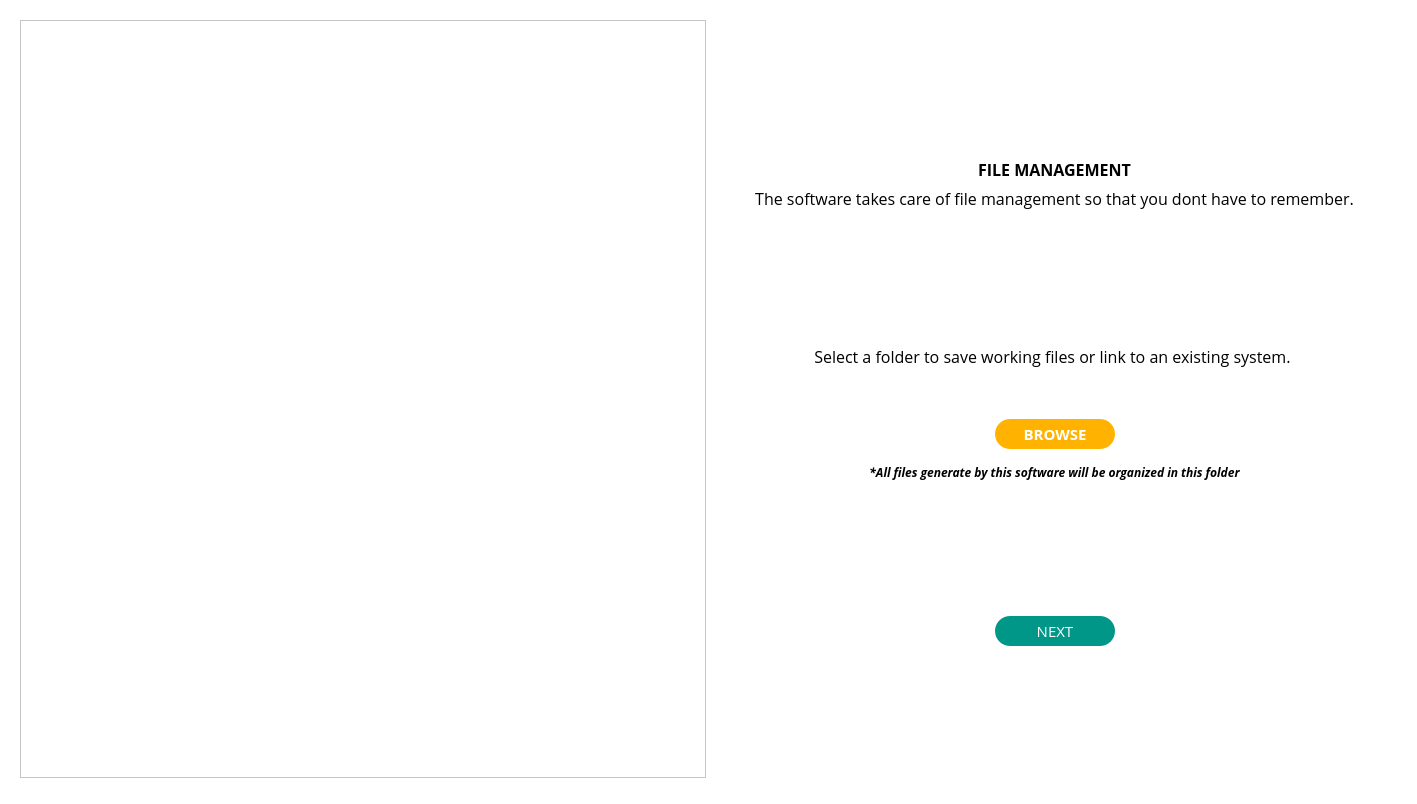
<?xml version="1.0" encoding="UTF-8"?>
<ui version="4.0">
 <class>Form</class>
 <widget class="QWidget" name="Form">
  <property name="geometry">
   <rect>
    <x>0</x>
    <y>0</y>
    <width>1417</width>
    <height>804</height>
   </rect>
  </property>
  <property name="windowTitle">
   <string/>
  </property>
  <property name="styleSheet">
   <string notr="true">background-color: rgb(255, 255, 255);</string>
  </property>
  <layout class="QGridLayout" name="gridLayout">
   <item row="0" column="0">
    <widget class="QWidget" name="widget" native="true">
     <property name="sizePolicy">
      <sizepolicy hsizetype="Expanding" vsizetype="Expanding">
       <horstretch>0</horstretch>
       <verstretch>0</verstretch>
      </sizepolicy>
     </property>
     <property name="autoFillBackground">
      <bool>false</bool>
     </property>
     <property name="styleSheet">
      <string notr="true">background-color: rgb(255, 255, 255);
</string>
     </property>
     <layout class="QGridLayout" name="gridLayout_2">
      <item row="0" column="0">
       <widget class="QFrame" name="frame">
        <property name="minimumSize">
         <size>
          <width>50</width>
          <height>50</height>
         </size>
        </property>
        <property name="sizeIncrement">
         <size>
          <width>0</width>
          <height>0</height>
         </size>
        </property>
        <property name="frameShape">
         <enum>QFrame::StyledPanel</enum>
        </property>
        <property name="frameShadow">
         <enum>QFrame::Raised</enum>
        </property>
        <layout class="QGridLayout" name="gridLayout_5">
         <item row="1" column="1">
          <widget class="QLabel" name="poster">
           <property name="maximumSize">
            <size>
             <width>500</width>
             <height>500</height>
            </size>
           </property>
           <property name="text">
            <string/>
           </property>
           <property name="scaledContents">
            <bool>true</bool>
           </property>
          </widget>
         </item>
         <item row="1" column="0">
          <spacer name="horizontalSpacer_5">
           <property name="orientation">
            <enum>Qt::Horizontal</enum>
           </property>
           <property name="sizeHint" stdset="0">
            <size>
             <width>40</width>
             <height>20</height>
            </size>
           </property>
          </spacer>
         </item>
         <item row="0" column="1">
          <spacer name="verticalSpacer_5">
           <property name="orientation">
            <enum>Qt::Vertical</enum>
           </property>
           <property name="sizeHint" stdset="0">
            <size>
             <width>20</width>
             <height>40</height>
            </size>
           </property>
          </spacer>
         </item>
         <item row="1" column="2">
          <spacer name="horizontalSpacer_6">
           <property name="orientation">
            <enum>Qt::Horizontal</enum>
           </property>
           <property name="sizeHint" stdset="0">
            <size>
             <width>40</width>
             <height>20</height>
            </size>
           </property>
          </spacer>
         </item>
         <item row="2" column="1">
          <spacer name="verticalSpacer_6">
           <property name="orientation">
            <enum>Qt::Vertical</enum>
           </property>
           <property name="sizeHint" stdset="0">
            <size>
             <width>20</width>
             <height>40</height>
            </size>
           </property>
          </spacer>
         </item>
        </layout>
       </widget>
      </item>
      <item row="0" column="1" rowspan="2">
       <widget class="QWidget" name="widget_3" native="true">
        <layout class="QGridLayout" name="gridLayout_3">
         <item row="0" column="0" colspan="3">
          <spacer name="verticalSpacer">
           <property name="orientation">
            <enum>Qt::Vertical</enum>
           </property>
           <property name="sizeHint" stdset="0">
            <size>
             <width>20</width>
             <height>40</height>
            </size>
           </property>
          </spacer>
         </item>
         <item row="8" column="2">
          <spacer name="horizontalSpacer_2">
           <property name="orientation">
            <enum>Qt::Horizontal</enum>
           </property>
           <property name="sizeHint" stdset="0">
            <size>
             <width>40</width>
             <height>20</height>
            </size>
           </property>
          </spacer>
         </item>
         <item row="1" column="0" colspan="3">
          <widget class="QLabel" name="label">
           <property name="font">
            <font>
             <family>Open Sans</family>
             <pointsize>12</pointsize>
             <weight>75</weight>
             <bold>true</bold>
             <stylestrategy>PreferAntialias</stylestrategy>
            </font>
           </property>
           <property name="text">
            <string>FILE MANAGEMENT</string>
           </property>
           <property name="alignment">
            <set>Qt::AlignBottom|Qt::AlignHCenter</set>
           </property>
          </widget>
         </item>
         <item row="8" column="1">
          <widget class="QPushButton" name="Next">
           <property name="minimumSize">
            <size>
             <width>120</width>
             <height>30</height>
            </size>
           </property>
           <property name="font">
            <font>
             <family>Open Sans</family>
             <pointsize>11</pointsize>
             <stylestrategy>PreferAntialias</stylestrategy>
            </font>
           </property>
           <property name="styleSheet">
            <string notr="true">border-width: 2px;
border-radius: 15px;
background-color: rgb(0,150,136);
color: rgb(255, 255, 255);</string>
           </property>
           <property name="text">
            <string>NEXT</string>
           </property>
           <property name="default">
            <bool>false</bool>
           </property>
           <property name="flat">
            <bool>false</bool>
           </property>
          </widget>
         </item>
         <item row="3" column="0" colspan="3">
          <spacer name="verticalSpacer_3">
           <property name="orientation">
            <enum>Qt::Vertical</enum>
           </property>
           <property name="sizeHint" stdset="0">
            <size>
             <width>20</width>
             <height>40</height>
            </size>
           </property>
          </spacer>
         </item>
         <item row="10" column="1">
          <spacer name="verticalSpacer_2">
           <property name="orientation">
            <enum>Qt::Vertical</enum>
           </property>
           <property name="sizeHint" stdset="0">
            <size>
             <width>20</width>
             <height>40</height>
            </size>
           </property>
          </spacer>
         </item>
         <item row="2" column="0" colspan="3">
          <widget class="QLabel" name="label_2">
           <property name="font">
            <font>
             <family>Open Sans</family>
             <pointsize>12</pointsize>
             <stylestrategy>PreferAntialias</stylestrategy>
            </font>
           </property>
           <property name="text">
            <string>The software takes care of file management so that you dont have to remember.</string>
           </property>
           <property name="alignment">
            <set>Qt::AlignHCenter|Qt::AlignTop</set>
           </property>
           <property name="wordWrap">
            <bool>true</bool>
           </property>
          </widget>
         </item>
         <item row="7" column="1">
          <spacer name="verticalSpacer_4">
           <property name="orientation">
            <enum>Qt::Vertical</enum>
           </property>
           <property name="sizeHint" stdset="0">
            <size>
             <width>20</width>
             <height>40</height>
            </size>
           </property>
          </spacer>
         </item>
         <item row="5" column="0" colspan="3">
          <widget class="QWidget" name="widget_2" native="true">
           <property name="minimumSize">
            <size>
             <width>0</width>
             <height>30</height>
            </size>
           </property>
           <layout class="QGridLayout" name="gridLayout_4">
            <item row="1" column="0">
             <spacer name="horizontalSpacer_3">
              <property name="orientation">
               <enum>Qt::Horizontal</enum>
              </property>
              <property name="sizeHint" stdset="0">
               <size>
                <width>40</width>
                <height>20</height>
               </size>
              </property>
             </spacer>
            </item>
            <item row="1" column="1">
             <widget class="QPushButton" name="Browse">
              <property name="minimumSize">
               <size>
                <width>120</width>
                <height>30</height>
               </size>
              </property>
              <property name="maximumSize">
               <size>
                <width>120</width>
                <height>16777215</height>
               </size>
              </property>
              <property name="font">
               <font>
                <family>Open Sans</family>
                <pointsize>11</pointsize>
                <weight>75</weight>
                <bold>true</bold>
                <stylestrategy>PreferAntialias</stylestrategy>
               </font>
              </property>
              <property name="styleSheet">
               <string notr="true">border-width: 2px;
border-radius: 15px;
background-color:rgb(255,179,0);
color: rgb(255, 255, 255);</string>
              </property>
              <property name="text">
               <string>BROWSE</string>
              </property>
             </widget>
            </item>
            <item row="1" column="2">
             <spacer name="horizontalSpacer_4">
              <property name="orientation">
               <enum>Qt::Horizontal</enum>
              </property>
              <property name="sizeHint" stdset="0">
               <size>
                <width>40</width>
                <height>20</height>
               </size>
              </property>
             </spacer>
            </item>
            <item row="0" column="0" colspan="3">
             <widget class="QLabel" name="Filename">
              <property name="minimumSize">
               <size>
                <width>0</width>
                <height>30</height>
               </size>
              </property>
              <property name="font">
               <font>
                <family>Open Sans</family>
                <pointsize>11</pointsize>
                <italic>true</italic>
                <stylestrategy>PreferAntialias</stylestrategy>
               </font>
              </property>
              <property name="styleSheet">
               <string notr="true">color: rgb(255, 0, 0);</string>
              </property>
              <property name="text">
               <string/>
              </property>
              <property name="alignment">
               <set>Qt::AlignCenter</set>
              </property>
              <property name="wordWrap">
               <bool>true</bool>
              </property>
             </widget>
            </item>
           </layout>
          </widget>
         </item>
         <item row="4" column="0" colspan="3">
          <widget class="QLabel" name="label_4">
           <property name="font">
            <font>
             <family>Open Sans</family>
             <pointsize>12</pointsize>
             <stylestrategy>PreferAntialias</stylestrategy>
            </font>
           </property>
           <property name="text">
            <string>Select a folder to save working files or link to an existing system. </string>
           </property>
           <property name="alignment">
            <set>Qt::AlignCenter</set>
           </property>
           <property name="wordWrap">
            <bool>true</bool>
           </property>
          </widget>
         </item>
         <item row="8" column="0">
          <spacer name="horizontalSpacer">
           <property name="orientation">
            <enum>Qt::Horizontal</enum>
           </property>
           <property name="sizeHint" stdset="0">
            <size>
             <width>40</width>
             <height>20</height>
            </size>
           </property>
          </spacer>
         </item>
         <item row="6" column="0" colspan="3">
          <widget class="QLabel" name="label_3">
           <property name="font">
            <font>
             <family>Open Sans</family>
             <pointsize>9</pointsize>
             <weight>75</weight>
             <italic>true</italic>
             <bold>true</bold>
             <stylestrategy>PreferAntialias</stylestrategy>
            </font>
           </property>
           <property name="text">
            <string>*All files generate by this software will be organized in this folder</string>
           </property>
           <property name="alignment">
            <set>Qt::AlignCenter</set>
           </property>
          </widget>
         </item>
        </layout>
       </widget>
      </item>
     </layout>
    </widget>
   </item>
  </layout>
 </widget>
 <resources/>
 <connections/>
</ui>
